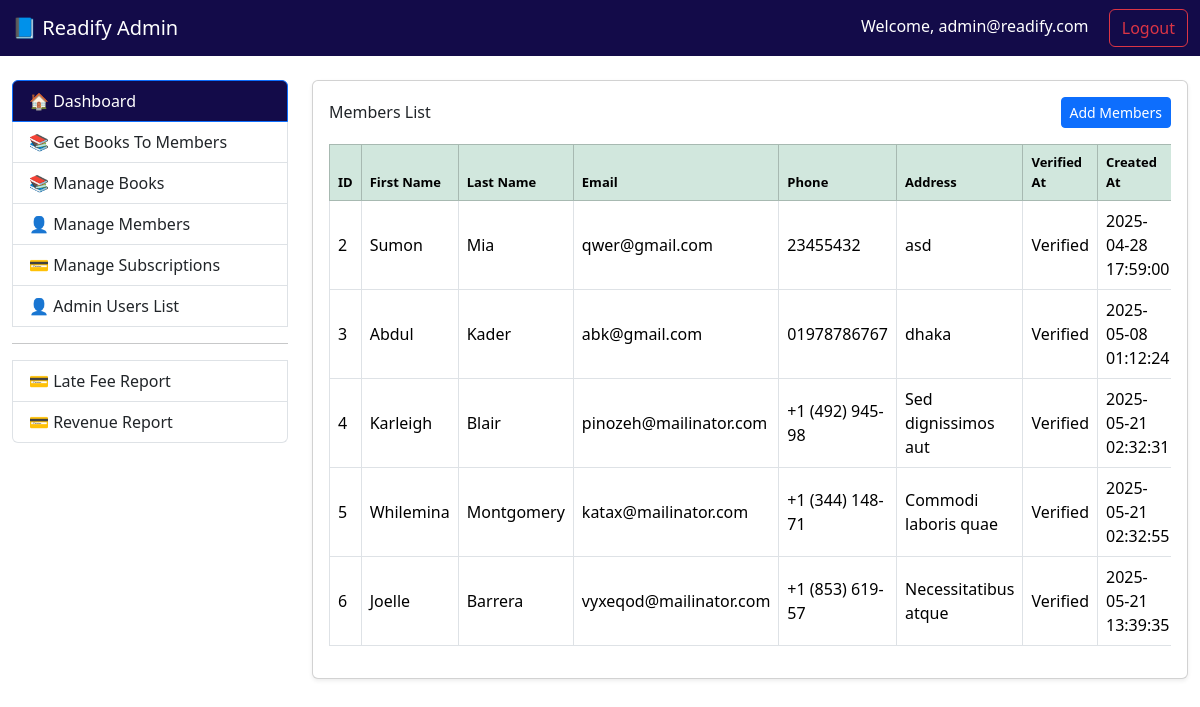
Screenshot of /members (signed in) with the database file from the repository.
### tables this page shows
CREATE TABLE `members` (
  `id` int(11) NOT NULL,
  `first_name` varchar(50) NOT NULL,
  `last_name` varchar(50) NOT NULL,
  `email` varchar(100) NOT NULL,
  `password` varchar(255) NOT NULL,
  `phone` varchar(15) DEFAULT NULL,
  `address` varchar(255) DEFAULT NULL,
  `verified_at` timestamp NULL DEFAULT NULL,
  `created_at` timestamp NOT NULL DEFAULT current_timestamp(),
  `updated_at` timestamp NOT NULL DEFAULT current_timestamp() ON UPDATE current_timestamp()
);

### core/Controller.php (called while the page is built, shortened)
<?php
abstract class Controller {
    protected function view($view, $data = []) {
        extract($data);
        require_once "../views/{$view}.php";
    }
}

### controllers/MemberController.php (called while the page is built, shortened)
<?php
require_once '../core/Controller.php';
require_once '../models/Members.php';
class MemberController extends Controller {
    public function index() {
        try {
            $bookModel = new Members();
            $members = $bookModel->index();
            return $this->view('members', [
                'members' => $members,
            ]);
        } catch (\Exception $e) {
            error_log($e->getMessage());
            echo "An error occurred while loading the page.";
        }
    }
}

### public/index.php (called while the page is built, shortened)
<?php
require_once '../routes/web.php';

### core/Model.php (called while the page is built, shortened)
<?php
require_once __DIR__ . '/../config/Database.php';
abstract class Model {
    public function __construct() {
        $database = new Database();
        $database->connect();
        $this->db = $database->pdo;
    }
}

### config/Database.php (called while the page is built, shortened)
<?php
class Database {
    public function connect() {
        $host = 'localhost';
        $db = 'readify';
        $user = 'root';
        $pass = '';
        $charset = 'utf8mb4';
        $dsn = "mysql:host=$host;dbname=$db;charset=$charset";
        try {
            $this->pdo = new PDO($dsn, $user, $pass);
            $this->pdo->setAttribute(PDO::ATTR_ERRMODE, PDO::ERRMODE_EXCEPTION);
            return $this->pdo;
        } catch (PDOException $e) {
            die("Connection failed: " . $e->getMessage());
        }
    }
}

### models/Members.php (called while the page is built, shortened)
<?php
require_once '../core/Model.php';
class Members extends Model {
    public function index() {
        try {
            $stmt = $this->db->prepare("
                SELECT * FROM members
            ");
            $stmt->execute();
            return $stmt->fetchAll(PDO::FETCH_OBJ);
        } catch (PDOException $e) {
            error_log($e->getMessage());
            return [];
        }
    }
}
?>

### views/members.php (the view, shortened to what this page needs)
<?php
    require_once 'layouts/page-header.php';
    require_once 'layouts/navbar.php';
?>
<div class="container-fluid mt-4">
    <div class="row mt-4">
    <?php require_once 'layouts/sidebar.php'; ?>
    <div class="col-md-9">
        <div class="card shadow-sm">
            <div class="card-body">
                <div class="d-flex justify-content-between align-items-center mb-3">
                    <h6 class="mb-0">Members List</h6>
                    <button class="btn btn-primary btn-sm" data-bs-toggle="modal" data-bs-target="#addMembersModal">
                        Add Members
                    </button>
                </div>
                    <?php if (!empty($members)) : ?>
                        <div class="table-responsive">
                            <table class="table table-bordered table-hover align-middle">
                                <thead class="table-success">
                                    <tr>
                                        <th>ID</th>
                                        <th>First Name</th>
                                        <th>Last Name</th>
                                        <th>Email</th>
                                        <th>Phone</th>
                                        <th>Address</th>
                                        <th>Verified At</th>
                                        <th>Created At</th>
                                    </tr>
                                </thead>
                                <tbody>
                                    <?php foreach ($members as $subs) : ?>
                                        <tr>
                                            <td><?= htmlspecialchars($subs->id) ?></td>
                                            <td><?= htmlspecialchars($subs->first_name) ?></td>
                                            <td><?= htmlspecialchars($subs->last_name) ?></td>
                                            <td><?= htmlspecialchars($subs->email) ?></td>
                                            <td><?= htmlspecialchars($subs->phone) ?></td>
                                            <td><?= htmlspecialchars($subs->address) ?></td>
                                            <td><?= htmlspecialchars($subs->verified_at != null ? 'Verified' : 'Not Verified') ?></td>
                                            <td><?= htmlspecialchars($subs->created_at) ?></td>
                                        </tr>
                                    <?php endforeach; ?>
                                </tbody>
                            </table>
                        </div>
                    <?php else : ?>
                    <div class="alert alert-info">No Members found.</div>
                        <?php endif; ?>
                    </div>
                </div>
        </div>
</div>
</div>
<?php require_once 'layouts/page-footer.php'; ?>

### views/members.php (style rules this page uses)
th { font-weight: bold; font-size: 13px; }

### rows the page displays
members: id "2", first_name "Sumon", last_name "Mia", email "qwer@gmail.com", phone "23455432", address "asd", verified_at "Verified", created_at "2025-04-28 17:59:00"
members: id "3", first_name "Abdul", last_name "Kader", email "abk@gmail.com", phone "01978786767", address "dhaka", verified_at "Verified", created_at "2025-05-08 01:12:24"
members: id "4", first_name "Karleigh", last_name "Blair", email "pinozeh@mailinator.com", phone "+1 (492) 945-98", address "Sed dignissimos aut", verified_at "Verified", created_at "2025-05-21 02:32:31"
members: id "5", first_name "Whilemina", last_name "Montgomery", email "katax@mailinator.com", phone "+1 (344) 148-71", address "Commodi laboris quae", verified_at "Verified", created_at "2025-05-21 02:32:55"
members: id "6", first_name "Joelle", last_name "Barrera", email "vyxeqod@mailinator.com", phone "+1 (853) 619-57", address "Necessitatibus atque", verified_at "Verified", created_at "2025-05-21 13:39:35"

### other values shown
$_SESSION['admin']['email'] "admin@readify.com"
